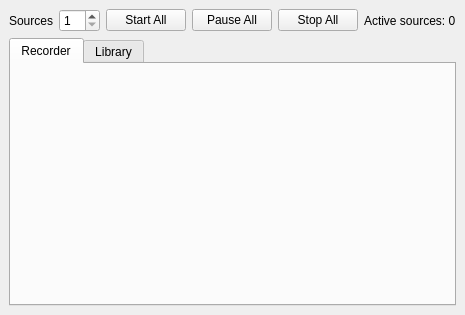
<?xml version="1.0" encoding="UTF-8"?>
<ui version="4.0">
 <class>MainWindow</class>
 <widget class="QMainWindow" name="MainWindow">
  <property name="windowTitle"><string>Multi NDI Recorder</string></property>
  <widget class="QWidget" name="centralwidget">
   <layout class="QVBoxLayout" name="verticalLayout">
    <item>
     <layout class="QHBoxLayout" name="controlsLayout">
      <item><widget class="QLabel" name="label"><property name="text"><string>Sources</string></property></widget></item>
      <item><widget class="QSpinBox" name="sourceCountSpin"><property name="minimum"><number>1</number></property><property name="maximum"><number>10</number></property></widget></item>
      <item><widget class="QPushButton" name="startAllButton"><property name="text"><string>Start All</string></property></widget></item>
      <item><widget class="QPushButton" name="pauseAllButton"><property name="text"><string>Pause All</string></property></widget></item>
      <item><widget class="QPushButton" name="stopAllButton"><property name="text"><string>Stop All</string></property></widget></item>
      <item><widget class="QLabel" name="masterStatusLabel"><property name="text"><string>Active sources: 0</string></property></widget></item>
     </layout>
    </item>
    <item>
     <widget class="QTabWidget" name="tabWidget">
      <widget class="QWidget" name="tabRecorder">
       <attribute name="title"><string>Recorder</string></attribute>
       <layout class="QGridLayout" name="gridLayout"/>
      </widget>
      <widget class="QWidget" name="tabLibrary">
       <attribute name="title"><string>Library</string></attribute>
       <layout class="QVBoxLayout" name="verticalLayout_2">
        <item><widget class="QTableView" name="libraryTable"/></item>
        <item>
         <layout class="QHBoxLayout" name="libraryButtons">
          <item><widget class="QPushButton" name="openButton"><property name="text"><string>Open</string></property></widget></item>
          <item><widget class="QPushButton" name="revealButton"><property name="text"><string>Reveal in Explorer</string></property></widget></item>
         </layout>
        </item>
       </layout>
      </widget>
     </widget>
   </item>
   </layout>
  </widget>
 </widget>
<resources/>
<connections/>
</ui>
